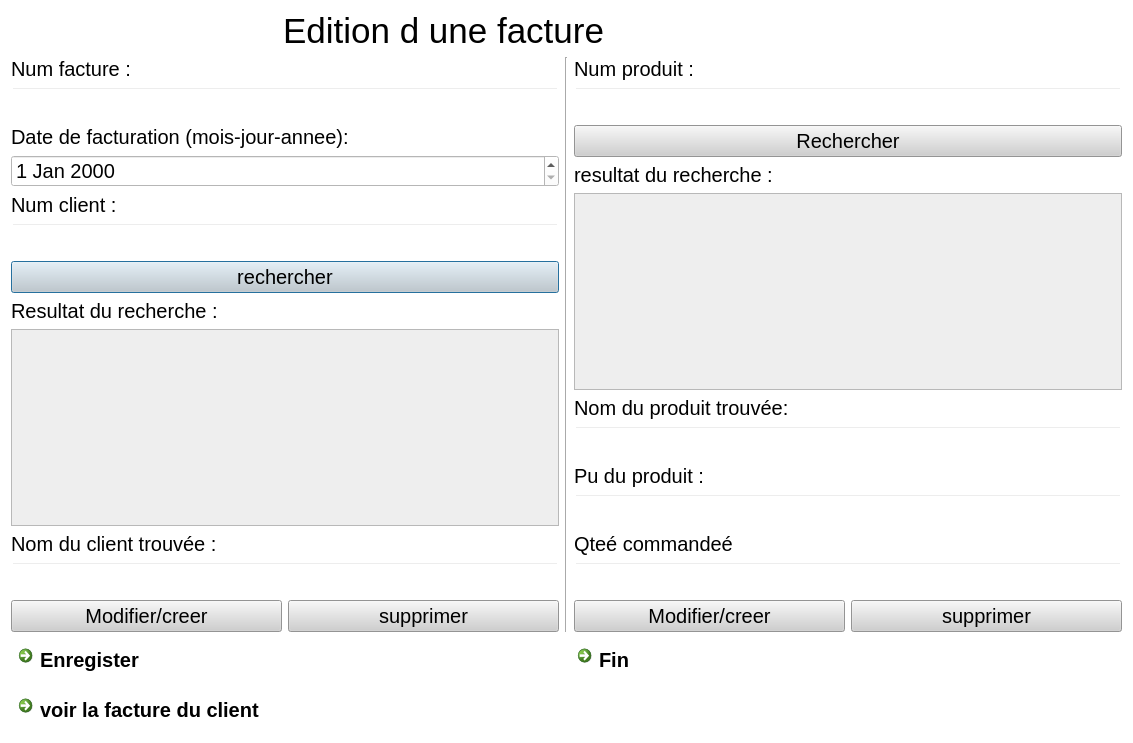
<?xml version="1.0" encoding="UTF-8"?>
<ui version="4.0">
 <class>facture</class>
 <widget class="QDialog" name="facture">
  <property name="geometry">
   <rect>
    <x>0</x>
    <y>0</y>
    <width>1133</width>
    <height>743</height>
   </rect>
  </property>
  <property name="windowTitle">
   <string>Dialog</string>
  </property>
  <property name="styleSheet">
   <string notr="true">background-color: rgb(255, 255, 255);</string>
  </property>
  <layout class="QGridLayout" name="gridLayout">
   <item row="1" column="0">
    <layout class="QVBoxLayout" name="verticalLayout_3">
     <item>
      <layout class="QVBoxLayout" name="verticalLayout">
       <item>
        <widget class="QLabel" name="label_9">
         <property name="styleSheet">
          <string notr="true">font-size:20px;background:transparent;
color:black;</string>
         </property>
         <property name="text">
          <string>Num facture :</string>
         </property>
        </widget>
       </item>
       <item>
        <widget class="QLineEdit" name="lineEdit_numfact">
         <property name="styleSheet">
          <string notr="true">background:transparent;
color:black;font-size:20px;</string>
         </property>
        </widget>
       </item>
       <item>
        <widget class="QLabel" name="label_8">
         <property name="styleSheet">
          <string notr="true">font-size:20px;background:transparent;
color:black;</string>
         </property>
         <property name="text">
          <string>Date de facturation (mois-jour-annee):</string>
         </property>
        </widget>
       </item>
       <item>
        <widget class="QDateEdit" name="dateEdit">
         <property name="styleSheet">
          <string notr="true">font-size:20px;</string>
         </property>
        </widget>
       </item>
       <item>
        <widget class="QLabel" name="label_2">
         <property name="styleSheet">
          <string notr="true">font-size:20px;background:transparent;
color:black;</string>
         </property>
         <property name="text">
          <string>Num client :</string>
         </property>
        </widget>
       </item>
       <item>
        <widget class="QLineEdit" name="lineEdit_numclient">
         <property name="styleSheet">
          <string notr="true">font-size:20px;background:transparent;
color:black;</string>
         </property>
        </widget>
       </item>
       <item>
        <layout class="QVBoxLayout" name="verticalLayout_2">
         <item>
          <widget class="QPushButton" name="pushButton">
           <property name="styleSheet">
            <string notr="true">font-size:20px;
background-color: rgb(207, 207, 207);
color:black;</string>
           </property>
           <property name="text">
            <string>rechercher</string>
           </property>
          </widget>
         </item>
         <item>
          <widget class="QLabel" name="label_3">
           <property name="styleSheet">
            <string notr="true">font-size:20px;background:transparent;
color:black;</string>
           </property>
           <property name="text">
            <string>Resultat du recherche :</string>
           </property>
          </widget>
         </item>
         <item>
          <widget class="QTableView" name="tableView">
           <property name="styleSheet">
            <string notr="true">font-size:20px;font-size:20px;background-color: rgb(238, 238, 238);
color:black;</string>
           </property>
           <property name="selectionBehavior">
            <enum>QAbstractItemView::SelectItems</enum>
           </property>
          </widget>
         </item>
         <item>
          <widget class="QLabel" name="label_10">
           <property name="styleSheet">
            <string notr="true">font-size:20px;background:transparent;
color:black;</string>
           </property>
           <property name="text">
            <string>Nom du client trouvée :</string>
           </property>
          </widget>
         </item>
         <item>
          <widget class="QLineEdit" name="lineEdit_nomclient_2">
           <property name="styleSheet">
            <string notr="true">font-size:20px;background:transparent;
color:black;</string>
           </property>
          </widget>
         </item>
         <item>
          <layout class="QHBoxLayout" name="horizontalLayout_2">
           <item>
            <widget class="QPushButton" name="pushButton_go_to_modclient">
             <property name="styleSheet">
              <string notr="true">font-size:20px;
background-color: rgb(207, 207, 207);
color:black;</string>
             </property>
             <property name="text">
              <string>Modifier/creer</string>
             </property>
            </widget>
           </item>
           <item>
            <widget class="QPushButton" name="pushButton_3">
             <property name="styleSheet">
              <string notr="true">font-size:20px;
background-color: rgb(207, 207, 207);
color:black;</string>
             </property>
             <property name="text">
              <string>supprimer</string>
             </property>
            </widget>
           </item>
          </layout>
         </item>
        </layout>
       </item>
      </layout>
     </item>
    </layout>
   </item>
   <item row="2" column="0" colspan="3">
    <layout class="QHBoxLayout" name="horizontalLayout_4">
     <item>
      <widget class="QCommandLinkButton" name="commandLinkButton_save_facture">
       <property name="styleSheet">
        <string notr="true">font-size:20px;
background-color: rgb(207, 207, 207);
color:black;</string>
       </property>
       <property name="text">
        <string>Enregister</string>
       </property>
      </widget>
     </item>
     <item>
      <widget class="QCommandLinkButton" name="commandLinkButton_3">
       <property name="styleSheet">
        <string notr="true">font-size:20px;
background-color: rgb(207, 207, 207);
color:black;</string>
       </property>
       <property name="text">
        <string>Fin</string>
       </property>
      </widget>
     </item>
    </layout>
   </item>
   <item row="1" column="2">
    <layout class="QVBoxLayout" name="verticalLayout_4">
     <item>
      <widget class="QLabel" name="label_4">
       <property name="styleSheet">
        <string notr="true">font-size:20px;background:transparent;
color:black;</string>
       </property>
       <property name="text">
        <string>Num produit :</string>
       </property>
      </widget>
     </item>
     <item>
      <widget class="QLineEdit" name="lineEdit_numprod">
       <property name="styleSheet">
        <string notr="true">font-size:20px;background:transparent;
color:black;</string>
       </property>
      </widget>
     </item>
     <item>
      <widget class="QPushButton" name="pushButton_2">
       <property name="styleSheet">
        <string notr="true">font-size:20px;
background-color: rgb(207, 207, 207);
color:black;</string>
       </property>
       <property name="text">
        <string>Rechercher</string>
       </property>
      </widget>
     </item>
     <item>
      <widget class="QLabel" name="label_5">
       <property name="styleSheet">
        <string notr="true">font-size:20px;background:transparent;
color:black;</string>
       </property>
       <property name="text">
        <string>resultat du recherche :</string>
       </property>
      </widget>
     </item>
     <item>
      <widget class="QTableView" name="tableView_2">
       <property name="styleSheet">
        <string notr="true">background-color: rgb(238, 238, 238);
color:black;font-size:20px;</string>
       </property>
      </widget>
     </item>
     <item>
      <widget class="QLabel" name="label_11">
       <property name="styleSheet">
        <string notr="true">background:transparent;
color:black;font-size:20px;</string>
       </property>
       <property name="text">
        <string>Nom du produit trouvée:</string>
       </property>
      </widget>
     </item>
     <item>
      <widget class="QLineEdit" name="lineEdit_nomprod">
       <property name="styleSheet">
        <string notr="true">background:transparent;
color:black;font-size:20px;</string>
       </property>
      </widget>
     </item>
     <item>
      <widget class="QLabel" name="label_7">
       <property name="styleSheet">
        <string notr="true">background:transparent;
color:black;font-size:20px;</string>
       </property>
       <property name="text">
        <string>Pu du produit :</string>
       </property>
      </widget>
     </item>
     <item>
      <widget class="QLineEdit" name="lineEdit_puprod">
       <property name="styleSheet">
        <string notr="true">background:transparent;
color:black;font-size:20px;</string>
       </property>
      </widget>
     </item>
     <item>
      <widget class="QLabel" name="label_6">
       <property name="styleSheet">
        <string notr="true">background:transparent;
color:black;font-size:20px;</string>
       </property>
       <property name="text">
        <string>Qteé commandeé</string>
       </property>
      </widget>
     </item>
     <item>
      <widget class="QLineEdit" name="spinBox_qte">
       <property name="styleSheet">
        <string notr="true">font-size:20px;background:transparent;
color:black;</string>
       </property>
      </widget>
     </item>
     <item>
      <layout class="QHBoxLayout" name="horizontalLayout_3">
       <item>
        <widget class="QPushButton" name="pushButton_gotomod_produit">
         <property name="styleSheet">
          <string notr="true">font-size:20px;
background-color: rgb(207, 207, 207);
color:black;</string>
         </property>
         <property name="text">
          <string>Modifier/creer</string>
         </property>
        </widget>
       </item>
       <item>
        <widget class="QPushButton" name="pushButton_6">
         <property name="styleSheet">
          <string notr="true">font-size:20px;
background-color: rgb(207, 207, 207);
color:black;</string>
         </property>
         <property name="text">
          <string>supprimer</string>
         </property>
        </widget>
       </item>
      </layout>
     </item>
    </layout>
   </item>
   <item row="1" column="1">
    <widget class="Line" name="line_4">
     <property name="orientation">
      <enum>Qt::Vertical</enum>
     </property>
    </widget>
   </item>
   <item row="0" column="0" colspan="3">
    <layout class="QHBoxLayout" name="horizontalLayout">
     <item>
      <widget class="QLabel" name="label">
       <property name="styleSheet">
        <string notr="true">
*{
font: 8pt &quot;MV Boli&quot;;

font-size:35px;
color: black;
border-radius:0px;
}</string>
       </property>
       <property name="text">
        <string>                            Edition d une facture</string>
       </property>
      </widget>
     </item>
    </layout>
   </item>
   <item row="3" column="0" colspan="2">
    <widget class="QCommandLinkButton" name="commandLinkButton_4">
     <property name="styleSheet">
      <string notr="true">font-size:20px;
background-color: rgb(207, 207, 207);
color:black;</string>
     </property>
     <property name="text">
      <string>voir la facture du client</string>
     </property>
    </widget>
   </item>
  </layout>
 </widget>
 <resources/>
 <connections/>
</ui>
